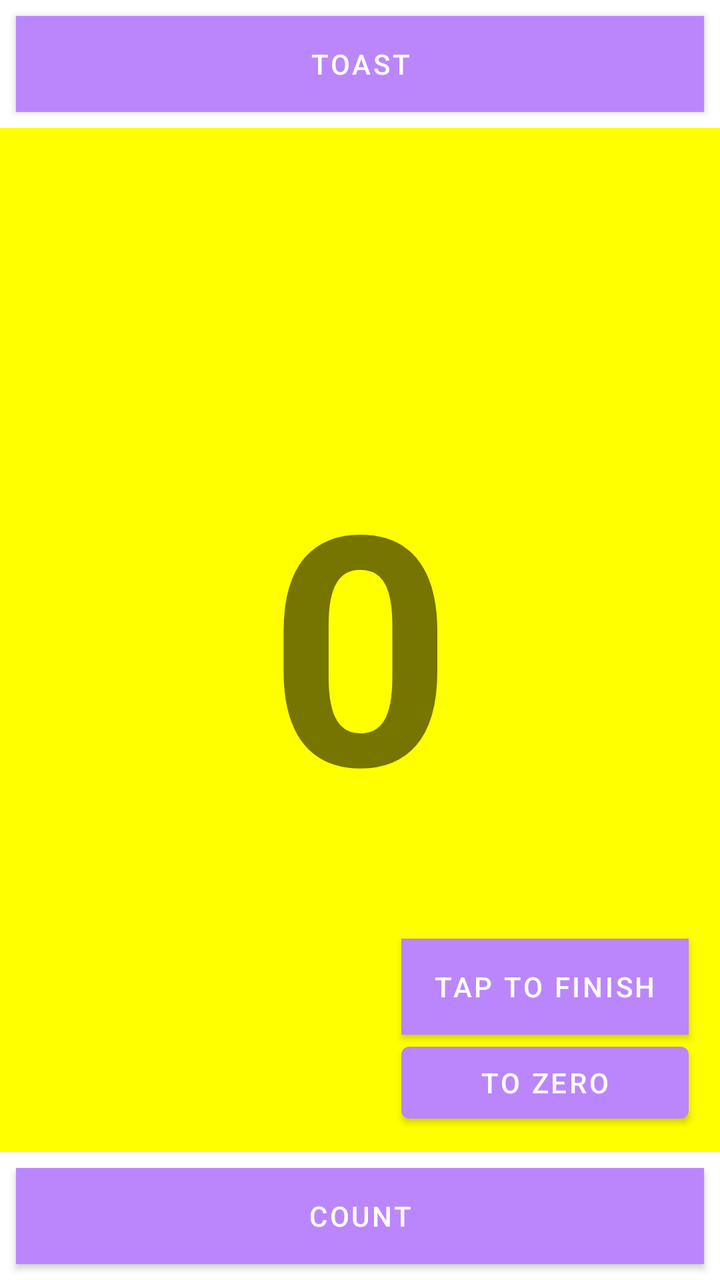
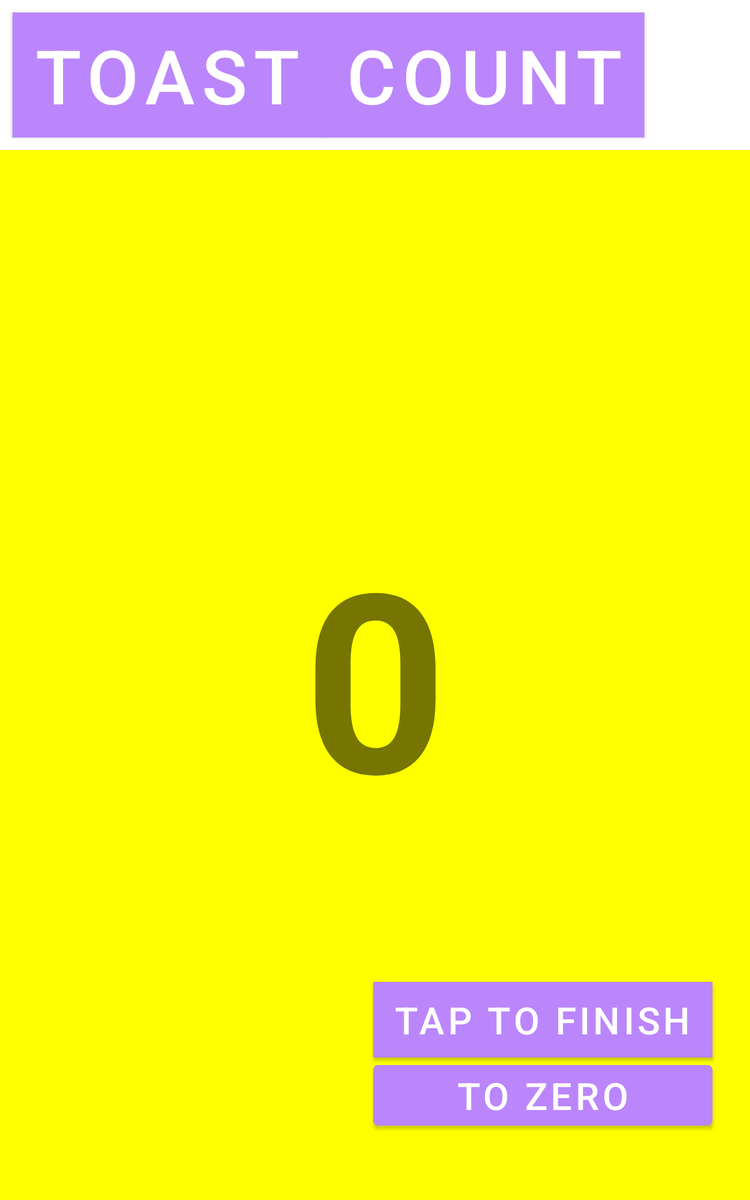

An Android layout and its configuration variant, each rendered on a device that would load it. The default file and the variant file are quoted in full after the pictures.
<!-- AndroidManifest.xml: application theme Theme.SecondTaskAston -->
<!-- res/layout/activity_third_task.xml -->
<?xml version="1.0" encoding="utf-8"?>
<androidx.constraintlayout.widget.ConstraintLayout xmlns:android="http://schemas.android.com/apk/res/android"
    xmlns:app="http://schemas.android.com/apk/res-auto"
    xmlns:tools="http://schemas.android.com/tools"
    android:layout_width="match_parent"
    android:layout_height="match_parent"
    tools:context=".ThirdTask">

    <Button
        android:id="@+id/toastButton"
        android:layout_width="0dp"
        android:layout_height="wrap_content"
        android:layout_marginStart="8dp"
        android:layout_marginTop="8dp"
        android:layout_marginEnd="8dp"
        android:background="@color/purple_500"
        android:text="@string/toast_button"
        android:textColor="@color/white"
        app:layout_constraintEnd_toEndOf="parent"
        app:layout_constraintHorizontal_bias="0.498"
        app:layout_constraintStart_toStartOf="parent"
        app:layout_constraintTop_toTopOf="parent" />

    <Button
        android:id="@+id/countButton"
        android:layout_width="0dp"
        android:layout_height="wrap_content"
        android:layout_marginStart="8dp"
        android:layout_marginEnd="8dp"
        android:layout_marginBottom="8dp"
        android:background="@color/purple_500"
        android:text="@string/count_button"
        android:textColor="@color/white"
        app:layout_constraintBottom_toBottomOf="parent"
        app:layout_constraintEnd_toEndOf="parent"
        app:layout_constraintHorizontal_bias="0.445"
        app:layout_constraintStart_toStartOf="parent" />

    <TextView
        android:id="@+id/showCurrentCounter"
        android:layout_width="0dp"
        android:layout_height="0dp"
        android:layout_marginTop="8dp"
        android:layout_marginBottom="8dp"
        android:background="#FFFF00"
        android:gravity="center_horizontal|center_vertical"
        android:text="@string/count_initial_value"
        android:textSize="160sp"
        android:textStyle="bold"
        app:layout_constraintBottom_toTopOf="@+id/countButton"
        app:layout_constraintEnd_toEndOf="parent"
        app:layout_constraintHorizontal_bias="0.0"
        app:layout_constraintStart_toStartOf="parent"
        app:layout_constraintTop_toBottomOf="@+id/toastButton"
        app:layout_constraintVertical_bias="0.0" />

    <Button
        android:id="@+id/finishActButton"
        android:layout_width="wrap_content"
        android:layout_height="wrap_content"
        android:background="@color/purple_500"
        android:text="@string/end_button"
        app:layout_constraintBottom_toBottomOf="parent"
        app:layout_constraintEnd_toEndOf="parent"
        app:layout_constraintHorizontal_bias="0.928"
        app:layout_constraintStart_toStartOf="parent"
        app:layout_constraintTop_toTopOf="parent"
        app:layout_constraintVertical_bias="0.793" />

    <Button
        android:id="@+id/toZeroButton"
        android:layout_width="0dp"
        android:layout_height="wrap_content"
        android:text="@string/change_counter_to_zero"
        app:layout_constraintEnd_toEndOf="@+id/finishActButton"
        app:layout_constraintStart_toStartOf="@+id/finishActButton"
        app:layout_constraintTop_toBottomOf="@+id/finishActButton" />

</androidx.constraintlayout.widget.ConstraintLayout>
<!-- resources referenced by this layout -->
<resources>
  <color name="purple_500">#FF6200EE</color>
  <color name="white">#FFFFFFFF</color>
  <string name="change_counter_to_zero">To zero</string>
  <string name="count_button">Count</string>
  <string name="count_initial_value">0</string>
  <string name="end_button">Tap to finish</string>
  <string name="toast_button">Toast</string>
  <style name="Theme.SecondTaskAston" parent="Theme.MaterialComponents.DayNight.DarkActionBar">
          
          <item name="colorPrimary">@color/pink</item>
          <item name="colorPrimaryVariant">@color/purple_700</item>
          <item name="colorOnPrimary">@color/white</item>
          
          <item name="colorSecondary">@color/teal_200</item>
          <item name="colorSecondaryVariant">@color/teal_700</item>
          <item name="colorOnSecondary">@color/black</item>
          
          <item name="android:statusBarColor">@color/dark_pink</item>
          
          <item name="windowActionBar">false</item>
          <item name="windowNoTitle">true</item>
      </style>
  <color name="pink">#FFBB86FC</color>
  <color name="purple_700">#FF3700B3</color>
  <color name="teal_200">#FF03DAC5</color>
  <color name="teal_700">#FF018786</color>
  <color name="black">#FF000000</color>
  <color name="dark_pink">#663D98</color>
</resources>
<!-- res/layout-sw600dp/activity_third_task.xml (the repository's variant of the layout above) -->
<!-- drawn on a 7-inch tablet held upright -->
<?xml version="1.0" encoding="utf-8"?>
<androidx.constraintlayout.widget.ConstraintLayout xmlns:android="http://schemas.android.com/apk/res/android"
    xmlns:app="http://schemas.android.com/apk/res-auto"
    xmlns:tools="http://schemas.android.com/tools"
    android:layout_width="match_parent"
    android:layout_height="match_parent"
    tools:context=".ThirdTask">

    <Button
        android:id="@+id/toastButton"
        android:layout_width="wrap_content"
        android:layout_height="wrap_content"
        android:layout_marginStart="10dp"
        android:layout_marginTop="10dp"
        android:background="@color/purple_500"
        android:gravity="center_horizontal"
        android:text="@string/toast_button"
        android:textColor="@color/white"
        android:textSize="60sp"
        app:layout_constraintStart_toStartOf="parent"
        app:layout_constraintTop_toTopOf="parent" />

    <Button
        android:id="@+id/countButton"
        android:layout_width="wrap_content"
        android:layout_height="wrap_content"
        android:background="@color/purple_500"
        android:gravity="center_horizontal"
        android:text="@string/count_button"
        android:textColor="@color/white"
        android:textSize="60sp"
        app:layout_constraintStart_toEndOf="@+id/toastButton"
        app:layout_constraintTop_toTopOf="@+id/toastButton" />

    <TextView
        android:id="@+id/showCurrentCounter"
        android:layout_width="0dp"
        android:layout_height="0dp"
        android:layout_marginTop="10dp"
        android:background="#FFFF00"
        android:freezesText="false"
        android:gravity="center_horizontal|center_vertical"
        android:text="@string/count_initial_value"
        android:textSize="200sp"
        android:textStyle="bold"
        app:layout_constraintBottom_toBottomOf="parent"
        app:layout_constraintEnd_toEndOf="parent"
        app:layout_constraintStart_toStartOf="parent"
        app:layout_constraintTop_toBottomOf="@+id/countButton" />

    <Button
        android:id="@+id/finishActButton"
        android:layout_width="wrap_content"
        android:layout_height="wrap_content"
        android:background="@color/purple_500"
        android:text="@string/end_button"
        android:textSize="30sp"
        app:layout_constraintBottom_toBottomOf="parent"
        app:layout_constraintEnd_toEndOf="parent"
        app:layout_constraintHorizontal_bias="0.909"
        app:layout_constraintStart_toStartOf="parent"
        app:layout_constraintTop_toTopOf="parent"
        app:layout_constraintVertical_bias="0.873" />

    <Button
        android:id="@+id/toZeroButton"
        android:layout_width="0dp"
        android:layout_height="wrap_content"
        android:text="@string/change_counter_to_zero"
        android:textSize="30sp"
        app:layout_constraintEnd_toEndOf="@+id/finishActButton"
        app:layout_constraintStart_toStartOf="@+id/finishActButton"
        app:layout_constraintTop_toBottomOf="@+id/finishActButton" />

</androidx.constraintlayout.widget.ConstraintLayout>
